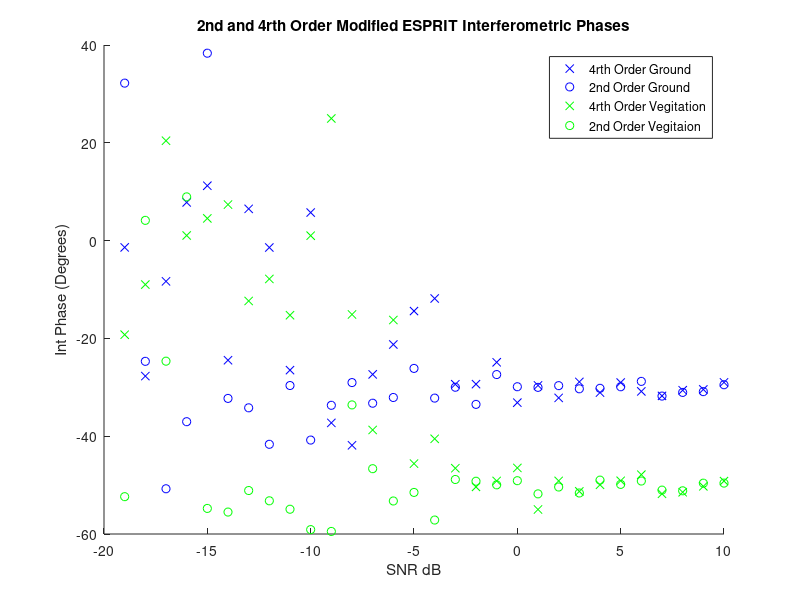
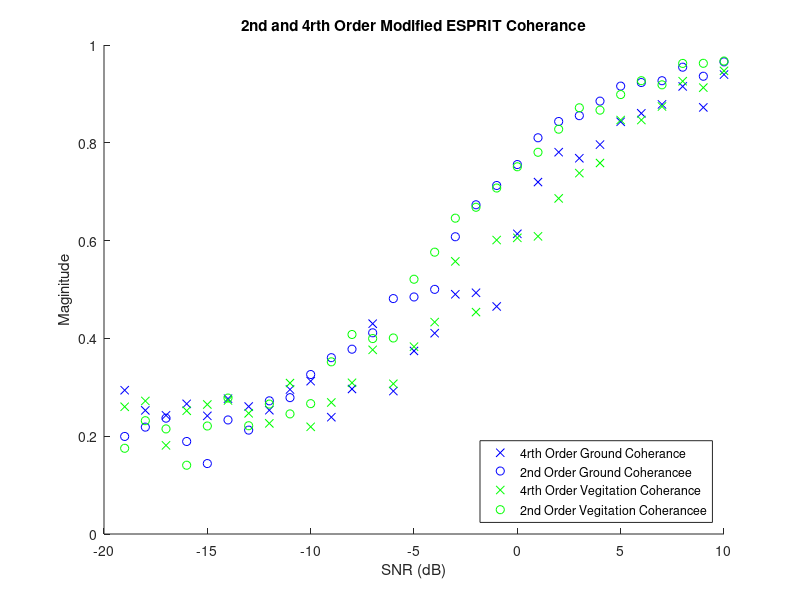

MATLAB code for these plots, in order:
%% Afric_Sim_test_ESPRIT
clc;clear;
%% Initializations
alpha = 1; %ground weighting factor
beta = 1;   %veg weighting factor
%
Pol_ground = [1;-1;0]/sqrt(2);
Pol_Cum_ground = [1;1;0;-1;0;0]/sqrt(3); %ground
Pol_vegitation = [1;1;1]/sqrt(3);
Pol_Cum_vegitation = [1;1;1;1;1;1]/sqrt(6); %vegitation
G_O = 30;
ground_offset = G_O*pi/180; % ground interferomitry offset
V_O = 50;
vegitation_offset = V_O*pi/180;    % veg interferomitry offset
%
Averaged_samples = 10;
Window = 49;    %size of window
SNR_samples = 30;
%
ground_phase_4 = zeros(SNR_samples,1);
ground_mag_4 = zeros(SNR_samples,1);
ground_phase_2 = zeros(SNR_samples,1);
ground_mag_2 = zeros(SNR_samples,1);

vegitation_phase_4 = zeros(SNR_samples,1);
vegitation_mag_4 = zeros(SNR_samples,1);
vegitation_phase_2 = zeros(SNR_samples,1);
vegitation_mag_2 = zeros(SNR_samples,1);
%
SNR = zeros(1,SNR_samples);
%% Matrix Construction
for Averaged_sample = 1:SNR_samples;
    
    SNR(Averaged_sample)=Averaged_sample-20;
    Noise = (10^(-SNR(Averaged_sample)/20))/sqrt(3);
    
    for unusedvariable = 1:Averaged_samples
        
        g =  Pol_ground*(sqrt(-2*log(1-rand(1,Window))).*exp(1i*2*pi*rand(1,Window)));
        v =  Pol_vegitation*(sqrt(-2*log(1-rand(1,Window))).*exp(1i*2*pi*rand(1,Window)));
        
        polfilter_2 = alpha*g + beta*v;
        s2 = alpha*exp(1i*ground_offset)*g + beta*exp(1i*vegitation_offset)*v;
        
        s1_Noise = polfilter_2 + Noise*sqrt(-2*log(1-rand(3,Window))).*exp(1i*2*pi*rand(3,Window));
        s2_Noise = s2 + Noise*sqrt(-2*log(1-rand(3,Window))).*exp(1i*2*pi*rand(3,Window));
        
        
        %% Fourth Order ESPRIT
        S1_4=[s1_Noise(1,:).*s1_Noise(1,:)
            s1_Noise(2,:).*s1_Noise(2,:)
            s1_Noise(3,:).*s1_Noise(3,:)
            s1_Noise(1,:).*s1_Noise(2,:)
            s1_Noise(1,:).*s1_Noise(3,:)
            s1_Noise(2,:).*s1_Noise(3,:)];
        
        S2_4=[s2_Noise(1,:).*s2_Noise(1,:)
            s2_Noise(2,:).*s2_Noise(2,:)
            s2_Noise(3,:).*s2_Noise(3,:)
            s2_Noise(1,:).*s2_Noise(2,:)
            s2_Noise(1,:).*s2_Noise(3,:)
            s2_Noise(2,:).*s2_Noise(3,:)];
        
        R1_4 = S1_4*S1_4'/Window;
        R2_4 = S1_4*S2_4'/Window;
        
        [eigenvec_4,eigenval_4] = eig(pinv(R1_4)*R2_4);
        
        polfilter_4 = abs(Pol_Cum_ground'*eigenvec_4);
        [~,srt_4] = sort(polfilter_4,'descend');
        ground_phase_4(Averaged_sample) = ground_phase_4(Averaged_sample) + 0.5*angle(eigenval_4(srt_4(1),srt_4(1)))/Averaged_samples;
        ground_mag_4(Averaged_sample) = ground_mag_4(Averaged_sample) + abs(eigenval_4(srt_4(1),srt_4(1)))/Averaged_samples;
        
        polfilter_4 = abs(Pol_Cum_vegitation'*eigenvec_4);
        [~,srt_4] = sort(polfilter_4,'descend');
        vegitation_phase_4(Averaged_sample) = vegitation_phase_4(Averaged_sample) + 0.5*angle(eigenval_4(srt_4(1),srt_4(1)))/Averaged_samples;
        vegitation_mag_4(Averaged_sample) = vegitation_mag_4(Averaged_sample) + abs(eigenval_4(srt_4(1),srt_4(1)))/Averaged_samples;
        %% Second Order ESPRIT
        S1_2 = [s1_Noise(1,:)
            s1_Noise(2,:)
            s1_Noise(3,:)];
        
        S2_2 = [s2_Noise(1,:)
            s2_Noise(2,:)
            s2_Noise(3,:)];
        
        R1_2 = S1_2*S1_2'/Window;
        R2_2 = S1_2*S2_2'/Window;
        
        [eigenvec_2,eigenval_2] = eig(pinv(R1_2)*R2_2);
        
        polfilter_2 = abs(Pol_ground'*eigenvec_2);
        [~,srt_2] = sort(polfilter_2,'descend');
        ground_phase_2(Averaged_sample) = ground_phase_2(Averaged_sample) + angle(eigenval_2(srt_2(1),srt_2(1)))/Averaged_samples;
        ground_mag_2(Averaged_sample) = ground_mag_2(Averaged_sample) + abs(eigenval_2(srt_2(1),srt_2(1)))/Averaged_samples;
        
        polfilter_2 = abs(Pol_vegitation'*eigenvec_2);
        [~,srt_2] = sort(polfilter_2,'descend');
        vegitation_phase_2(Averaged_sample) = vegitation_phase_2(Averaged_sample) + angle(eigenval_2(srt_2(1),srt_2(1)))/Averaged_samples;
        vegitation_mag_2(Averaged_sample) = vegitation_mag_2(Averaged_sample) + abs(eigenval_2(srt_2(1),srt_2(1)))/Averaged_samples;
        
    end
end
%% Plotting Results

figure(1);
title('2nd and 4rth Order Modified ESPRIT Interferometric Phases');
xlabel('SNR dB');ylabel('Int Phase (Degrees)');
hold on;
plot(SNR,ground_phase_4*180/pi,'bx');
plot(SNR,ground_phase_2*180/pi,'bo');
plot(SNR,vegitation_phase_4*180/pi,'gx');
plot(SNR,vegitation_phase_2*180/pi,'go');
legend('4rth Order Ground','2nd Order Ground','4rth Order Vegitation','2nd Order Vegitaion','Location','northeast')
hold off

figure(2)
title('2nd and 4rth Order Modified ESPRIT Coherance');
xlabel('SNR (dB)');ylabel('Maginitude')
hold on;
plot(SNR,ground_mag_4,'bx');
plot(SNR,ground_mag_2,'bo');
plot(SNR,vegitation_mag_4,'gx');
plot(SNR,vegitation_mag_2,'go');
legend('4rth Order Ground Coherance','2nd Order Ground Coherancee','4rth Order Vegitation Coherance','2nd Order Vegitation Coherancee','Location','southeast');
hold off;
